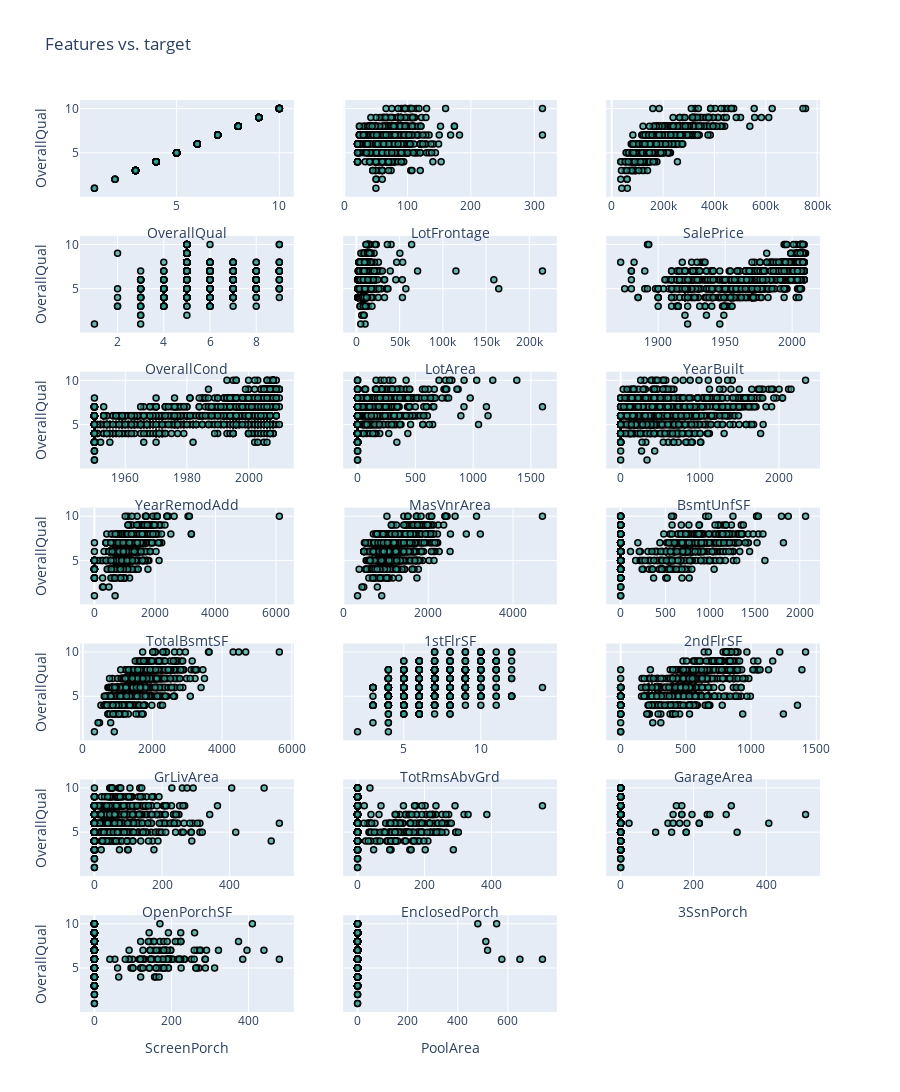

Here is the notebook cell this chart was saved with:
### Markdown cell above
<br> <br>
<font size=5 color=#009999> 1.3 - DATA EXPLORATION </font> <br>
<font size=4 color=#009999>
PLOTLY AS VISUALIZATION TOOL 
</font> <br> <br>

<div class="alert alert-info">
<b>EXERCISE 1</b> <br>
In the following plots, we are going to compare the target, <code>OverallQual</code>, with respect to all the other features. Are there features more interesting than others? <b>Select the three best features</b>, motivate briefly your choice.
</div> 

You can change the variable `cols`, if you want to plot less or more pictures for each row.

### Code cell
# Nothing to do in this cell :) Run me!

import plotly.graph_objects as go
from helping_functions import plot_comparison_target_feature

plot_comparison_target_feature(data, cols=3)

### Figure 1 — Plotly figure (JSON) as saved in the notebook; plotly's stock layout.template omitted (floating-point values rounded to 4 significant figures; data arrays with more than 128 entries replaced by an {"elided": "..."} marker saying what was removed)
{"data": [{"marker": {"color": "rgba(50,160,150,0.7)", "line": {"color": "rgb(0,0,0)", "width": 1.5}}, "mode": "markers", "name": "OverallQual", "showlegend": false, "text": "OverallQual", "type": "scatter", "x": {"elided": "1460 int values"}, "xaxis": "x", "y": {"elided": "1460 int values"}, "yaxis": "y"}, {"marker": {"color": "rgba(50,160,150,0.7)", "line": {"color": "rgb(0,0,0)", "width": 1.5}}, "mode": "markers", "name": "LotFrontage", "showlegend": false, "text": "LotFrontage", "type": "scatter", "x": {"elided": "1460 int values"}, "xaxis": "x2", "y": {"elided": "1460 int values"}, "yaxis": "y2"}, {"marker": {"color": "rgba(50,160,150,0.7)", "line": {"color": "rgb(0,0,0)", "width": 1.5}}, "mode": "markers", "name": "SalePrice", "showlegend": false, "text": "SalePrice", "type": "scatter", "x": {"elided": "1460 int values"}, "xaxis": "x3", "y": {"elided": "1460 int values"}, "yaxis": "y3"}, {"marker": {"color": "rgba(50,160,150,0.7)", "line": {"color": "rgb(0,0,0)", "width": 1.5}}, "mode": "markers", "name": "OverallCond", "showlegend": false, "text": "OverallCond", "type": "scatter", "x": {"elided": "1460 int values"}, "xaxis": "x4", "y": {"elided": "1460 int values"}, "yaxis": "y4"}, {"marker": {"color": "rgba(50,160,150,0.7)", "line": {"color": "rgb(0,0,0)", "width": 1.5}}, "mode": "markers", "name": "LotArea", "showlegend": false, "text": "LotArea", "type": "scatter", "x": {"elided": "1460 int values"}, "xaxis": "x5", "y": {"elided": "1460 int values"}, "yaxis": "y5"}, {"marker": {"color": "rgba(50,160,150,0.7)", "line": {"color": "rgb(0,0,0)", "width": 1.5}}, "mode": "markers", "name": "YearBuilt", "showlegend": false, "text": "YearBuilt", "type": "scatter", "x": {"elided": "1460 int values"}, "xaxis": "x6", "y": {"elided": "1460 int values"}, "yaxis": "y6"}, {"marker": {"color": "rgba(50,160,150,0.7)", "line": {"color": "rgb(0,0,0)", "width": 1.5}}, "mode": "markers", "name": "YearRemodAdd", "showlegend": false, "text": "YearRemodAdd", "type": "scatter", "x": {"elided": "1460 int values"}, "xaxis": "x7", "y": {"elided": "1460 int values"}, "yaxis": "y7"}, {"marker": {"color": "rgba(50,160,150,0.7)", "line": {"color": "rgb(0,0,0)", "width": 1.5}}, "mode": "markers", "name": "MasVnrArea", "showlegend": false, "text": "MasVnrArea", "type": "scatter", "x": {"elided": "1460 int values"}, "xaxis": "x8", "y": {"elided": "1460 int values"}, "yaxis": "y8"}, {"marker": {"color": "rgba(50,160,150,0.7)", "line": {"color": "rgb(0,0,0)", "width": 1.5}}, "mode": "markers", "name": "BsmtUnfSF", "showlegend": false, "text": "BsmtUnfSF", "type": "scatter", "x": {"elided": "1460 int values"}, "xaxis": "x9", "y": {"elided": "1460 int values"}, "yaxis": "y9"}, {"marker": {"color": "rgba(50,160,150,0.7)", "line": {"color": "rgb(0,0,0)", "width": 1.5}}, "mode": "markers", "name": "TotalBsmtSF", "showlegend": false, "text": "TotalBsmtSF", "type": "scatter", "x": {"elided": "1460 int values"}, "xaxis": "x10", "y": {"elided": "1460 int values"}, "yaxis": "y10"}, {"marker": {"color": "rgba(50,160,150,0.7)", "line": {"color": "rgb(0,0,0)", "width": 1.5}}, "mode": "markers", "name": "1stFlrSF", "showlegend": false, "text": "1stFlrSF", "type": "scatter", "x": {"elided": "1460 int values"}, "xaxis": "x11", "y": {"elided": "1460 int values"}, "yaxis": "y11"}, {"marker": {"color": "rgba(50,160,150,0.7)", "line": {"color": "rgb(0,0,0)", "width": 1.5}}, "mode": "markers", "name": "2ndFlrSF", "showlegend": false, "text": "2ndFlrSF", "type": "scatter", "x": {"elided": "1460 int values"}, "xaxis": "x12", "y": {"elided": "1460 int values"}, "yaxis": "y12"}, {"marker": {"color": "rgba(50,160,150,0.7)", "line": {"color": "rgb(0,0,0)", "width": 1.5}}, "mode": "markers", "name": "GrLivArea", "showlegend": false, "text": "GrLivArea", "type": "scatter", "x": {"elided": "1460 int values"}, "xaxis": "x13", "y": {"elided": "1460 int values"}, "yaxis": "y13"}, {"marker": {"color": "rgba(50,160,150,0.7)", "line": {"color": "rgb(0,0,0)", "width": 1.5}}, "mode": "markers", "name": "TotRmsAbvGrd", "showlegend": false, "text": "TotRmsAbvGrd", "type": "scatter", "x": {"elided": "1460 int values"}, "xaxis": "x14", "y": {"elided": "1460 int values"}, "yaxis": "y14"}, {"marker": {"color": "rgba(50,160,150,0.7)", "line": {"color": "rgb(0,0,0)", "width": 1.5}}, "mode": "markers", "name": "GarageArea", "showlegend": false, "text": "GarageArea", "type": "scatter", "x": {"elided": "1460 int values"}, "xaxis": "x15", "y": {"elided": "1460 int values"}, "yaxis": "y15"}, {"marker": {"color": "rgba(50,160,150,0.7)", "line": {"color": "rgb(0,0,0)", "width": 1.5}}, "mode": "markers", "name": "OpenPorchSF", "showlegend": false, "text": "OpenPorchSF", "type": "scatter", "x": {"elided": "1460 int values"}, "xaxis": "x16", "y": {"elided": "1460 int values"}, "yaxis": "y16"}, {"marker": {"color": "rgba(50,160,150,0.7)", "line": {"color": "rgb(0,0,0)", "width": 1.5}}, "mode": "markers", "name": "EnclosedPorch", "showlegend": false, "text": "EnclosedPorch", "type": "scatter", "x": {"elided": "1460 int values"}, "xaxis": "x17", "y": {"elided": "1460 int values"}, "yaxis": "y17"}, {"marker": {"color": "rgba(50,160,150,0.7)", "line": {"color": "rgb(0,0,0)", "width": 1.5}}, "mode": "markers", "name": "3SsnPorch", "showlegend": false, "text": "3SsnPorch", "type": "scatter", "x": {"elided": "1460 int values"}, "xaxis": "x18", "y": {"elided": "1460 int values"}, "yaxis": "y18"}, {"marker": {"color": "rgba(50,160,150,0.7)", "line": {"color": "rgb(0,0,0)", "width": 1.5}}, "mode": "markers", "name": "ScreenPorch", "showlegend": false, "text": "ScreenPorch", "type": "scatter", "x": {"elided": "1460 int values"}, "xaxis": "x19", "y": {"elided": "1460 int values"}, "yaxis": "y19"}, {"marker": {"color": "rgba(50,160,150,0.7)", "line": {"color": "rgb(0,0,0)", "width": 1.5}}, "mode": "markers", "name": "PoolArea", "showlegend": false, "text": "PoolArea", "type": "scatter", "x": {"elided": "1460 int values"}, "xaxis": "x20", "y": {"elided": "1460 int values"}, "yaxis": "y20"}], "layout": {"height": 3333.0, "title": {"text": "Features vs. target"}, "xaxis": {"anchor": "y", "domain": [0, 0.2889], "title": {"text": "OverallQual"}}, "xaxis10": {"anchor": "y10", "domain": [0, 0.2889], "title": {"text": "TotalBsmtSF"}}, "xaxis11": {"anchor": "y11", "domain": [0.3556, 0.6444], "title": {"text": "1stFlrSF"}}, "xaxis12": {"anchor": "y12", "domain": [0.7111, 1], "title": {"text": "2ndFlrSF"}}, "xaxis13": {"anchor": "y13", "domain": [0, 0.2889], "title": {"text": "GrLivArea"}}, "xaxis14": {"anchor": "y14", "domain": [0.3556, 0.6444], "title": {"text": "TotRmsAbvGrd"}}, "xaxis15": {"anchor": "y15", "domain": [0.7111, 1], "title": {"text": "GarageArea"}}, "xaxis16": {"anchor": "y16", "domain": [0, 0.2889], "title": {"text": "OpenPorchSF"}}, "xaxis17": {"anchor": "y17", "domain": [0.3556, 0.6444], "title": {"text": "EnclosedPorch"}}, "xaxis18": {"anchor": "y18", "domain": [0.7111, 1], "title": {"text": "3SsnPorch"}}, "xaxis19": {"anchor": "y19", "domain": [0, 0.2889], "title": {"text": "ScreenPorch"}}, "xaxis2": {"anchor": "y2", "domain": [0.3556, 0.6444], "title": {"text": "LotFrontage"}}, "xaxis20": {"anchor": "y20", "domain": [0.3556, 0.6444], "title": {"text": "PoolArea"}}, "xaxis21": {"anchor": "y21", "domain": [0.7111, 1]}, "xaxis3": {"anchor": "y3", "domain": [0.7111, 1], "title": {"text": "SalePrice"}}, "xaxis4": {"anchor": "y4", "domain": [0, 0.2889], "title": {"text": "OverallCond"}}, "xaxis5": {"anchor": "y5", "domain": [0.3556, 0.6444], "title": {"text": "LotArea"}}, "xaxis6": {"anchor": "y6", "domain": [0.7111, 1], "title": {"text": "YearBuilt"}}, "xaxis7": {"anchor": "y7", "domain": [0, 0.2889], "title": {"text": "YearRemodAdd"}}, "xaxis8": {"anchor": "y8", "domain": [0.3556, 0.6444], "title": {"text": "MasVnrArea"}}, "xaxis9": {"anchor": "y9", "domain": [0.7111, 1], "title": {"text": "BsmtUnfSF"}}, "yaxis": {"anchor": "x", "domain": [0.8939, 1], "title": {"text": "OverallQual"}}, "yaxis10": {"anchor": "x10", "domain": [0.4469, 0.5531], "title": {"text": "OverallQual"}}, "yaxis11": {"anchor": "x11", "domain": [0.4469, 0.5531], "matches": "y10", "showticklabels": false}, "yaxis12": {"anchor": "x12", "domain": [0.4469, 0.5531], "matches": "y10", "showticklabels": false}, "yaxis13": {"anchor": "x13", "domain": [0.298, 0.4041], "title": {"text": "OverallQual"}}, "yaxis14": {"anchor": "x14", "domain": [0.298, 0.4041], "matches": "y13", "showticklabels": false}, "yaxis15": {"anchor": "x15", "domain": [0.298, 0.4041], "matches": "y13", "showticklabels": false}, "yaxis16": {"anchor": "x16", "domain": [0.149, 0.2551], "title": {"text": "OverallQual"}}, "yaxis17": {"anchor": "x17", "domain": [0.149, 0.2551], "matches": "y16", "showticklabels": false}, "yaxis18": {"anchor": "x18", "domain": [0.149, 0.2551], "matches": "y16", "showticklabels": false}, "yaxis19": {"anchor": "x19", "domain": [0, 0.1061], "title": {"text": "OverallQual"}}, "yaxis2": {"anchor": "x2", "domain": [0.8939, 1], "matches": "y", "showticklabels": false}, "yaxis20": {"anchor": "x20", "domain": [0, 0.1061], "matches": "y19", "showticklabels": false}, "yaxis21": {"anchor": "x21", "domain": [0, 0.1061], "matches": "y19", "showticklabels": false}, "yaxis3": {"anchor": "x3", "domain": [0.8939, 1], "matches": "y", "showticklabels": false}, "yaxis4": {"anchor": "x4", "domain": [0.7449, 0.851], "title": {"text": "OverallQual"}}, "yaxis5": {"anchor": "x5", "domain": [0.7449, 0.851], "matches": "y4", "showticklabels": false}, "yaxis6": {"anchor": "x6", "domain": [0.7449, 0.851], "matches": "y4", "showticklabels": false}, "yaxis7": {"anchor": "x7", "domain": [0.5959, 0.702], "title": {"text": "OverallQual"}}, "yaxis8": {"anchor": "x8", "domain": [0.5959, 0.702], "matches": "y7", "showticklabels": false}, "yaxis9": {"anchor": "x9", "domain": [0.5959, 0.702], "matches": "y7", "showticklabels": false}}}
